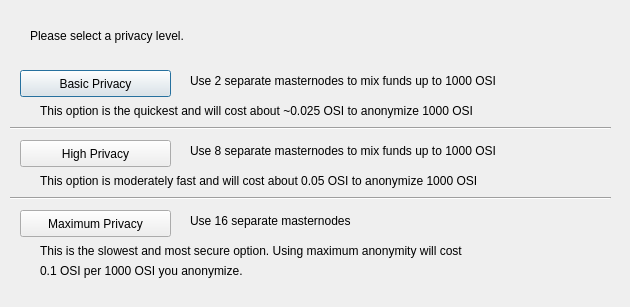
<?xml version="1.0" encoding="UTF-8"?>
<ui version="4.0">
 <class>DarksendConfig</class>
 <widget class="QDialog" name="DarksendConfig">
  <property name="geometry">
   <rect>
    <x>0</x>
    <y>0</y>
    <width>630</width>
    <height>307</height>
   </rect>
  </property>
  <property name="windowTitle">
   <string>Configure Darksend</string>
  </property>
  <widget class="QPushButton" name="buttonBasic">
   <property name="geometry">
    <rect>
     <x>20</x>
     <y>70</y>
     <width>151</width>
     <height>27</height>
    </rect>
   </property>
   <property name="text">
    <string>Basic Privacy</string>
   </property>
  </widget>
  <widget class="QPushButton" name="buttonHigh">
   <property name="geometry">
    <rect>
     <x>20</x>
     <y>140</y>
     <width>151</width>
     <height>27</height>
    </rect>
   </property>
   <property name="text">
    <string>High Privacy</string>
   </property>
  </widget>
  <widget class="QPushButton" name="buttonMax">
   <property name="geometry">
    <rect>
     <x>20</x>
     <y>210</y>
     <width>151</width>
     <height>27</height>
    </rect>
   </property>
   <property name="text">
    <string>Maximum Privacy</string>
   </property>
  </widget>
  <widget class="QLabel" name="label">
   <property name="geometry">
    <rect>
     <x>30</x>
     <y>20</y>
     <width>571</width>
     <height>31</height>
    </rect>
   </property>
   <property name="text">
    <string>Please select a privacy level.</string>
   </property>
  </widget>
  <widget class="QLabel" name="label_2">
   <property name="geometry">
    <rect>
     <x>190</x>
     <y>70</y>
     <width>421</width>
     <height>21</height>
    </rect>
   </property>
   <property name="text">
    <string>Use 2 separate masternodes to mix funds up to 1000 OSI</string>
   </property>
  </widget>
  <widget class="QLabel" name="label_3">
   <property name="geometry">
    <rect>
     <x>190</x>
     <y>140</y>
     <width>411</width>
     <height>21</height>
    </rect>
   </property>
   <property name="text">
    <string>Use 8 separate masternodes to mix funds up to 1000 OSI</string>
   </property>
  </widget>
  <widget class="QLabel" name="label_4">
   <property name="geometry">
    <rect>
     <x>190</x>
     <y>210</y>
     <width>421</width>
     <height>21</height>
    </rect>
   </property>
   <property name="text">
    <string>Use 16 separate masternodes</string>
   </property>
  </widget>
  <widget class="QLabel" name="label_6">
   <property name="geometry">
    <rect>
     <x>40</x>
     <y>100</y>
     <width>561</width>
     <height>21</height>
    </rect>
   </property>
   <property name="text">
    <string>This option is the quickest and will cost about ~0.025 OSI to anonymize 1000 OSI</string>
   </property>
  </widget>
  <widget class="QLabel" name="label_7">
   <property name="geometry">
    <rect>
     <x>40</x>
     <y>170</y>
     <width>561</width>
     <height>21</height>
    </rect>
   </property>
   <property name="text">
    <string>This option is moderately fast and will cost about 0.05 OSI to anonymize 1000 OSI</string>
   </property>
  </widget>
  <widget class="QLabel" name="label_8">
   <property name="geometry">
    <rect>
     <x>40</x>
     <y>240</y>
     <width>561</width>
     <height>21</height>
    </rect>
   </property>
   <property name="text">
    <string>This is the slowest and most secure option. Using maximum anonymity will cost</string>
   </property>
  </widget>
  <widget class="QLabel" name="label_9">
   <property name="geometry">
    <rect>
     <x>40</x>
     <y>260</y>
     <width>561</width>
     <height>21</height>
    </rect>
   </property>
   <property name="text">
    <string>0.1 OSI per 1000 OSI you anonymize.</string>
   </property>
  </widget>
  <widget class="Line" name="line">
   <property name="geometry">
    <rect>
     <x>10</x>
     <y>120</y>
     <width>601</width>
     <height>16</height>
    </rect>
   </property>
   <property name="orientation">
    <enum>Qt::Horizontal</enum>
   </property>
  </widget>
  <widget class="Line" name="line_2">
   <property name="geometry">
    <rect>
     <x>10</x>
     <y>190</y>
     <width>601</width>
     <height>16</height>
    </rect>
   </property>
   <property name="orientation">
    <enum>Qt::Horizontal</enum>
   </property>
  </widget>
 </widget>
 <resources/>
 <connections/>
</ui>
